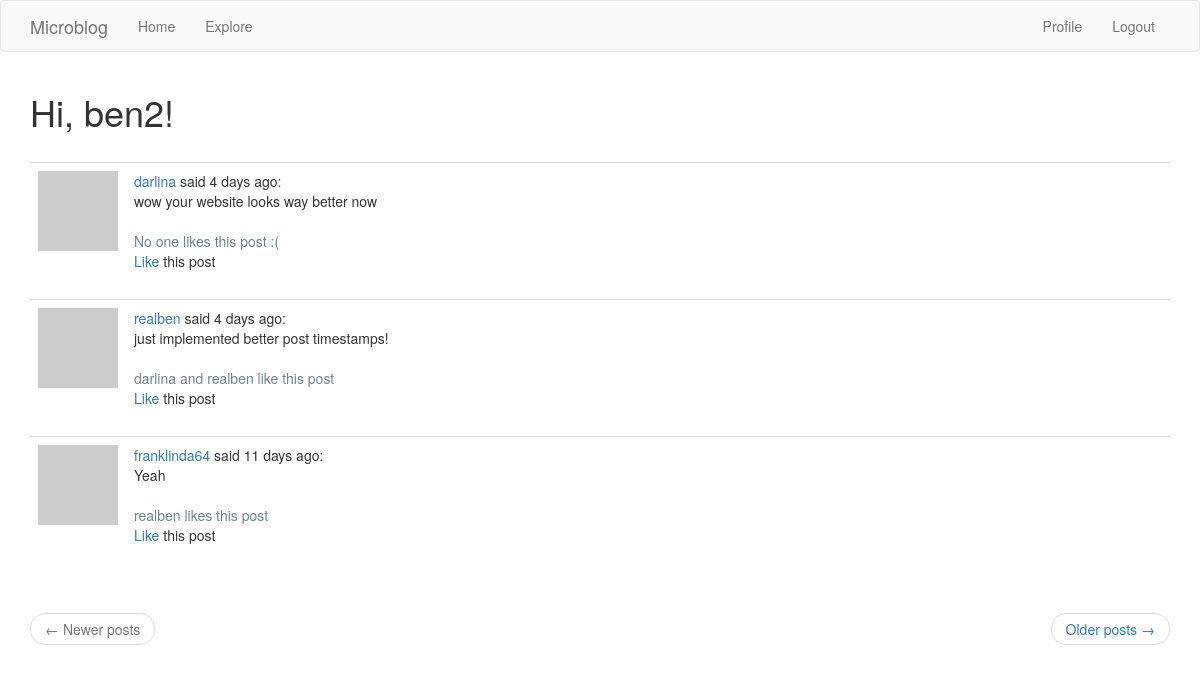
The page /explore (signed in) on the database its author committed.
### app/models.py (models this page shows, shortened)
class User(UserMixin, db.Model):
    id = db.Column(db.Integer, primary_key=True)
    username = db.Column(db.String(64), index=True, unique=True)
    email = db.Column(db.String(120), index=True, unique=True)
    password_hash = db.Column(db.String(128))
    posts = db.relationship('Post', backref='author', lazy='dynamic')
    about_me = db.Column(db.String(140))
    last_seen = db.Column(db.DateTime, default=datetime.utcnow)
    followed = db.relationship(
        'User', secondary=followers,
        primaryjoin=(followers.c.follower_id == id),
        secondaryjoin=(followers.c.followed_id == id),
        backref=db.backref('followers', lazy='dynamic'), lazy='dynamic')
    liked_posts = db.relationship(
        'Post', secondary=likers,
        primaryjoin=(likers.c.liker_id == id),
        backref='post_likers', lazy='dynamic')
    def is_liking(self, post):
        return self.liked_posts.filter(likers.c.post_id == post.id).count() > 0
    def avatar(self, size):
        digest = md5(self.email.lower().encode('utf-8')).hexdigest()
        return 'https://www.gravatar.com/avatar/{}?d=identicon&s={}'.format(digest, size)

class Post(db.Model):
    id = db.Column(db.Integer, primary_key=True)
    body = db.Column(db.String(140))
    timestamp = db.Column(db.DateTime, index=True, default=datetime.utcnow)
    user_id = db.Column(db.Integer, db.ForeignKey('user.id'))

### app/routes.py (the view)
@app.route('/explore')
@login_required
def explore():
    page = request.args.get('page', 1, type=int)
    posts = Post.query.order_by(Post.timestamp.desc()).paginate(
        page, app.config['POSTS_PER_PAGE'], False
    )
    next_url = url_for('explore', page=posts.next_num) \
        if posts.has_next else None
    prev_url = url_for('explore', page=posts.prev_num) \
        if posts.has_prev else None
    return render_template('index.html', title='Explore', posts=posts.items, next_url=next_url, prev_url=prev_url)

### app/models.py (called while the page is built)
@login.user_loader
def load_user(id):
    return User.query.get(int(id))

### app/routes.py (called while the page is built)
@app.before_request
def before_request():
    if current_user.is_authenticated:
        current_user.last_seen = datetime.utcnow()
        db.session.commit()

### app/templates/index.html (shortened to what this page needs)
{% extends "base.html" %}
{% import 'bootstrap/wtf.html' as wtf %}
{% block app_content %}
    <h1>Hi, {{ current_user.username }}!</h1>
    <br>
    {% for post in posts %}
        {% include '_post.html' %}
    {% endfor %}
    <br>
    <nav aria-label="...">
        <ul class="pager">
            <li class="previous{% if not prev_url %} disabled{% endif %}">
                <a href="{{ prev_url or '#' }}">
                    <span aria-hidden="true">&larr;</span> Newer posts
                </a>
            </li>
            <li class="next{% if not next_url %} disabled{% endif %}">
                <a href="{{ next_url or '#' }}">
                    Older posts <span aria-hidden="true">&rarr;</span>
                </a>
            </li>
        </ul>
    </nav>
{% endblock %}

### app/templates/_post.html
<table class="table table-hover">
    <tr>
        <td width="58px">
            <a href="{{ url_for('user', username=post.author.username) }}">
                <img src="{{ post.author.avatar(58) }}" />
            </a>
        </td>
        <td>
            <a href="{{ url_for('user', username=post.author.username) }}">
                {{ post.author.username }}
            </a>
            said {{ moment(post.timestamp).fromNow() }}:
            <br>
            {{ post.body }}
            <br><br>
            <span style="color:slategray">
                {% if post.post_likers|length == 0 %}
                    No one
                {% endif %}
                {% for liker in post.post_likers %}
                    {% if post.post_likers|length == 1 %}
                        {{ liker.username }}
                    {% elif post.post_likers.index(liker) == (post.post_likers|length - 1) %}
                        and {{ liker.username }}
                    {% elif post.post_likers|length == 2 %}
                        {{ liker.username }}
                    {% else %}
                        {{ liker.username }},
                    {% endif %}
                {% endfor %}
                {% if post.post_likers|length == 1 %}
                    likes this post
                {% elif post.post_likers|length == 0 %}
                    likes this post :(
                {% else %}
                    like this post
                {% endif %}
            </span>
            <br>
            {% if current_user.is_liking(post) %}
                <a href="{{ url_for('unlike', post_id=post.id) }}">Unlike</a>
            {% else %}
                <a href="{{ url_for('like', post_id=post.id) }}">Like</a>
            {% endif %}
            this post
        </td>
    </tr>
</table>

### rows shown on the page
User: username "ben2"
Post: author.username "darlina", timestamp "4 days ago", body "wow your website looks way better now", shows "No one", shows "likes this post :("
Post: author.username "realben", timestamp "4 days ago", body "just implemented better post timestamps!", shows "like this post"
User: username "darlina"
User: username "realben"
Post: author.username "franklinda64", timestamp "11 days ago", body "Yeah", shows "likes this post"
